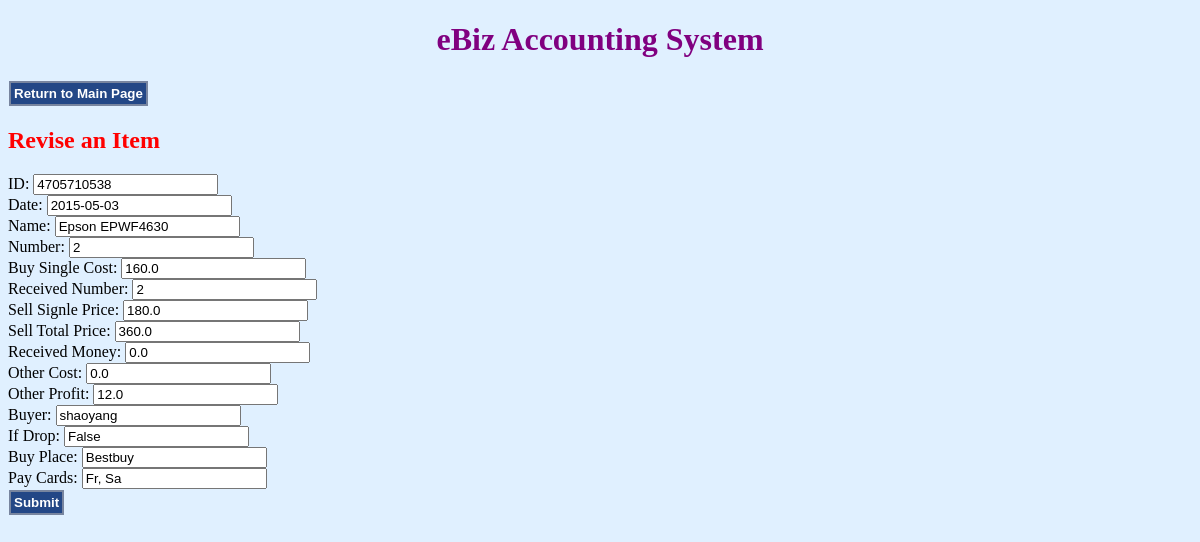
Before: /revise_item/4705710538 with the older database file.
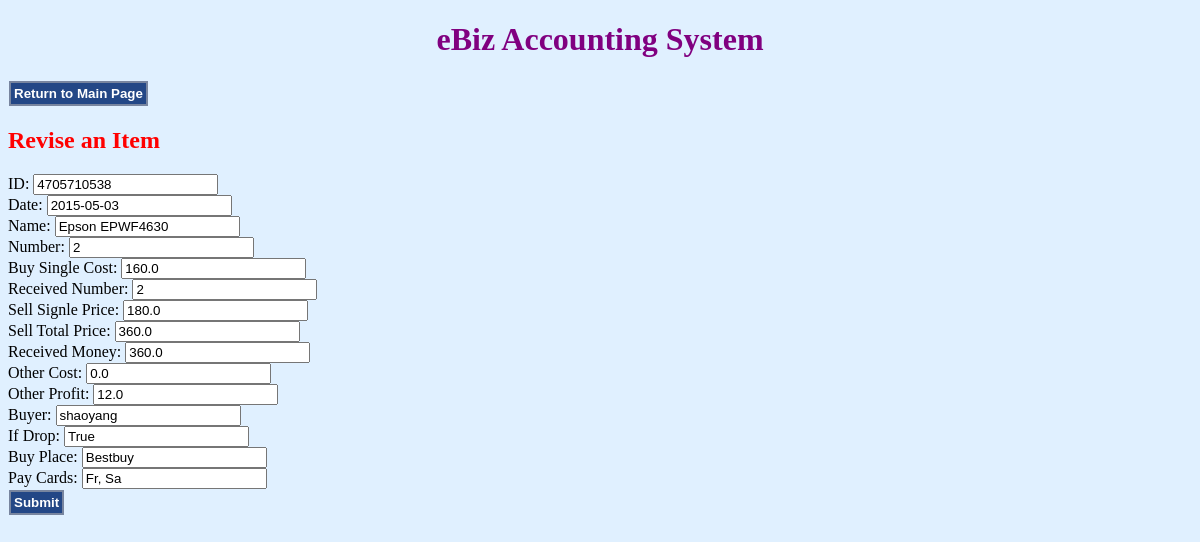
After: the same page with the newer database file.
### Item.py (models this page shows, shortened)
class Item(Model):
    uID = IntegerField(unique=True);
    date = DateField();
    number = IntegerField();
    name = TextField();
    buySingleCost = DoubleField();
    buyTotalCost = DoubleField();
    receivedNum = IntegerField();
    sellSignlePrice = DoubleField();
    sellTotalPrice = DoubleField();
    receivedMoney = DoubleField();
    otherCost = DoubleField();
    basicProfit = DoubleField();
    otherProfit = DoubleField();
    totalProfit = DoubleField();
    buyer = CharField(max_length=120);
    buyPlace = CharField(max_length=120);
    payCards = TextField();
    ifDrop = BooleanField();
    class Meta:
        database = db;
        order_by = ('-date',);

### ebizSys.py (the view)
@app.route('/revise_item/<int:uID>')
@app.route('/revise_item')
def revise_item(uID):
    item = Item.get_item_by_ID(uID);
    return render_template("revise_item.html", item=item);

### Item.py (called while the page is built)
def get_item_by_ID(_ID):
    for x in Item.select():
        if x.uID == _ID:
            return x;

### templates/revise_item.html (shortened to what this page needs)
<!DOCTYPE html>
<html>
	<head>
		<link rel="stylesheet" type="text/css" href="/static/styles.css">
	</head>
	<body>
		<h1>eBiz Accounting System</h1>
		<form action="{{ url_for('index') }}">
			<input class="retrn_to_home" type="submit" value="Return to Main Page">
		</form>
		<h2>Revise an Item</h2>
		<form action="{{ url_for('save_revise_item') }}" method="POST"
		class="save_revise_item">
			<div >
				<label>ID: </label><input name="uID" value="{{ item.uID }}" readonly="True"><br>
				<label>Date: </label><input name="date" value="{{ item.date }}"><br>
				<label>Name: </label><input name="name" value="{{ item.name }}"><br>
				<label>Number: </label><input name="num" value="{{ item.number }}"><br>
				<label>Buy Single Cost: </label><input name="buySingleCost" value="{{ item.buySingleCost }}"><br>
				<label>Received Number: </label><input name="receivedNum" value="{{ item.receivedNum }}"><br>
				<label>Sell Signle Price: </label><input name="sellSignlePrice" value="{{ item.sellSignlePrice }}"><br>
				<label>Sell Total Price: </label><input name="sellTotalPrice" value="{{ item.sellTotalPrice }}"><br>
				<label>Received Money: </label><input name="receivedMoney" value="{{ item.receivedMoney }}"><br>
				<label>Other Cost: </label><input name="otherCost" value="{{ item.otherCost }}"><br>
				<label>Other Profit: </label><input name="otherProfit" value="{{ item.otherProfit }}"><br>
				<label>Buyer: </label><input name="buyer" value="{{ item.buyer }}"><br>
				<label>If Drop: </label><input name="ifDrop" value="{{ item.ifDrop }}"><br>
				<label>Buy Place: </label><input name="buyPlace" value="{{ item.buyPlace }}"><br>
				<label>Pay Cards: </label><input name="payCards" value="{{ item.payCards }}"><br>
			</div>
			<input id="revise_submit" type="submit" class="submit_button" value="Submit">
		</form>
	</body>
</html>

Changed rows visible on the page:
changed Item "Epson EPWF4630": receivedMoney "0.0" → "360.0"; ifDrop "False" → "True"
